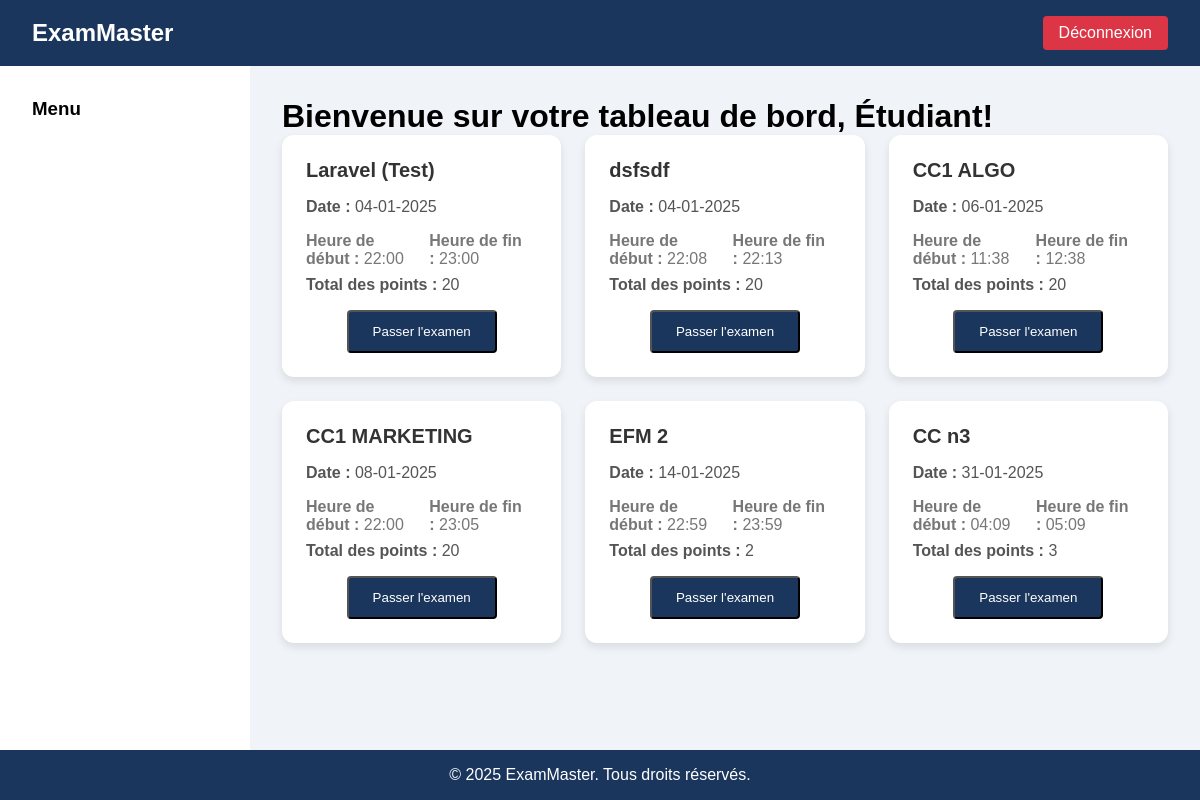
Page /etudiant/dashboard.php (signed in) on the earlier database version.
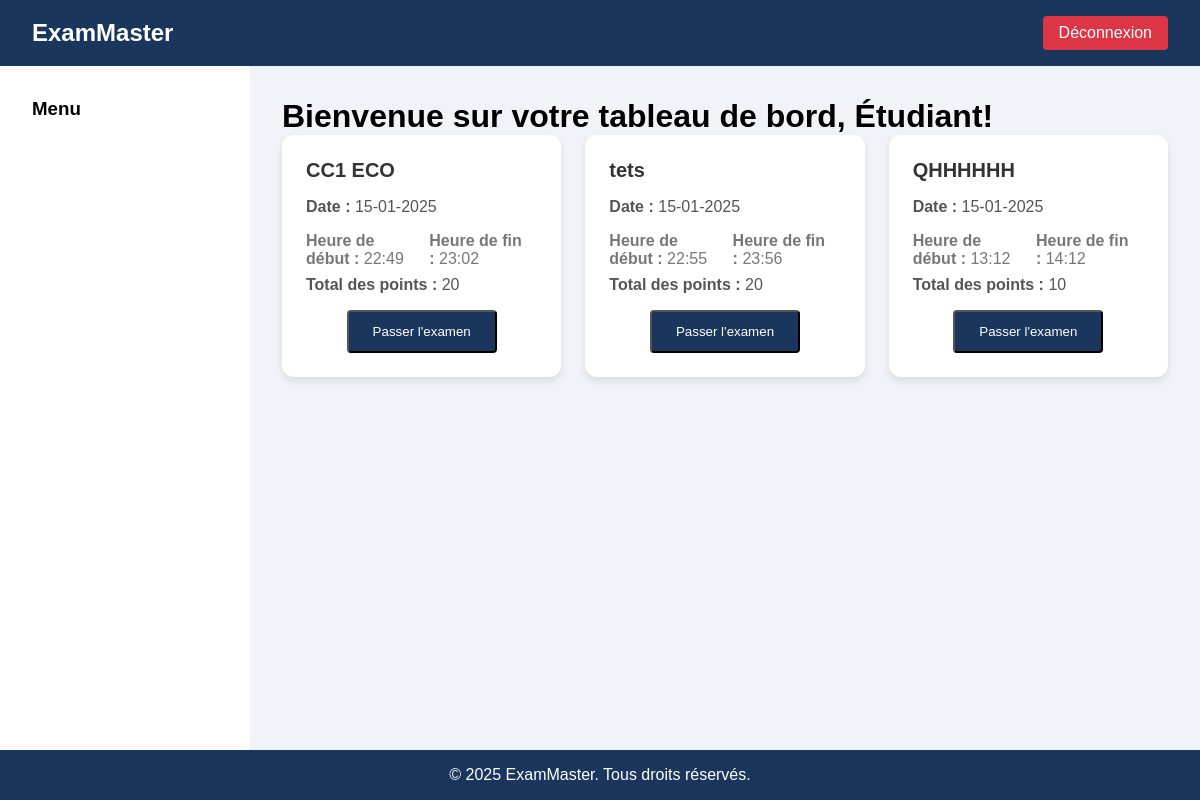
Same page on the later database version.
### tables this page shows
CREATE TABLE `exams` (
  `id` int(11) NOT NULL,
  `title` varchar(255) NOT NULL,
  `subject_id` int(11) NOT NULL,
  `class_id` int(11) NOT NULL,
  `teacher_id` int(11) NOT NULL,
  `duration` int(11) NOT NULL,
  `total_points` int(11) DEFAULT 0,
  `exam_date` datetime DEFAULT current_timestamp(),
  `start_time` time NOT NULL,
  `end_time` time NOT NULL,
  `instructions` text DEFAULT NULL,
  `status` enum('draft','published','completed') DEFAULT 'draft',
  `created_at` timestamp NULL DEFAULT current_timestamp(),
  `updated_at` timestamp NULL DEFAULT current_timestamp() ON UPDATE current_timestamp()
);

### etudiant/dashboard.php (the view, shortened to what this page needs)
<?php
require '../config/connection.php';
$queryClasses = $conn->prepare("SELECT cs.class_id
                               FROM class_student cs
                               WHERE cs.student_id = ?");
$queryClasses->execute([4]);
$classes = $queryClasses->fetchAll(PDO::FETCH_COLUMN);
if ($classes) {
    $classIds = implode(",", $classes);
    $queryExams = $conn->prepare("SELECT e.id, e.title, e.exam_date, e.start_time, e.end_time, e.total_points
                                 FROM exams e
                                 WHERE e.class_id IN ($classIds) AND e.status = 'published'");
    $queryExams->execute();
    $exams = $queryExams->fetchAll(PDO::FETCH_ASSOC);
} else {
    $exams = [];
}
?>
<!DOCTYPE html>
<html lang="fr">
<head>
</head>
<body>
    <nav class="navbar">
        <div class="nav-brand">ExamMaster</div>
        <a href="../auth/logout.php" class="deconnexion-btn">Déconnexion</a>
    </nav>
    <div class="container">
        <div class="sidebar">
            <h3>Menu</h3>
        </div>
        <div class="main-content">
            <h1>Bienvenue sur votre tableau de bord, Étudiant!</h1>
            <?php if (!empty($exams)): ?>
                <div class="card-grid">
                    <?php foreach ($exams as $exam): ?>
                        <div class="exam-card">
                            <h3><?php echo htmlspecialchars($exam['title']); ?></h3>
                            <p><strong>Date :</strong> <?php echo date('d-m-Y', strtotime($exam['exam_date'])); ?></p>
                            <div class="exam-info">
                                <div><strong>Heure de début :</strong> <?php echo date('H:i', strtotime($exam['start_time'])); ?></div>
                                <div><strong>Heure de fin :</strong> <?php echo date('H:i', strtotime($exam['end_time'])); ?></div>
                            </div>
                            <p><strong>Total des points :</strong> <?php echo $exam['total_points']; ?></p>
                            <div class="exam-actions">
                                <form action="exam/take_exam.php" method="get">
                                    <input type="submit" value="Passer l'examen" class="exam-button">
                                </form>
                        </div>
                        </div>
                    <?php endforeach; ?>
                </div>
            <?php else: ?>
                <p>Aucun examen à venir.</p>
            <?php endif; ?>
        </div>
    </div>
    <div class="footer">
        <p>&copy; 2025 ExamMaster. Tous droits réservés.</p>
    </div>
</body>
</html>

Differences in the rows shown:
removed exams: title "Laravel (Test)", exam_date "04-01-2025", start_time "22:00", end_time "23:00", total_points "20"
removed exams: title "dsfsdf", exam_date "04-01-2025", start_time "22:08", end_time "22:13", total_points "20"
removed exams: title "CC1 ALGO", exam_date "06-01-2025", start_time "11:38", end_time "12:38", total_points "20"
removed exams: title "CC1 MARKETING", exam_date "08-01-2025", start_time "22:00", end_time "23:05", total_points "20"
removed exams: title "EFM 2", exam_date "14-01-2025", start_time "22:59", end_time "23:59", total_points "2"
removed exams: title "CC n3", exam_date "31-01-2025", start_time "04:09", end_time "05:09", total_points "3"
added exams: title "CC1 ECO", exam_date "15-01-2025", start_time "22:49", end_time "23:02", total_points "20"
added exams: title "tets", exam_date "15-01-2025", start_time "22:55", end_time "23:56", total_points "20"
added exams: title "QHHHHHH", exam_date "15-01-2025", start_time "13:12", end_time "14:12", total_points "10"
